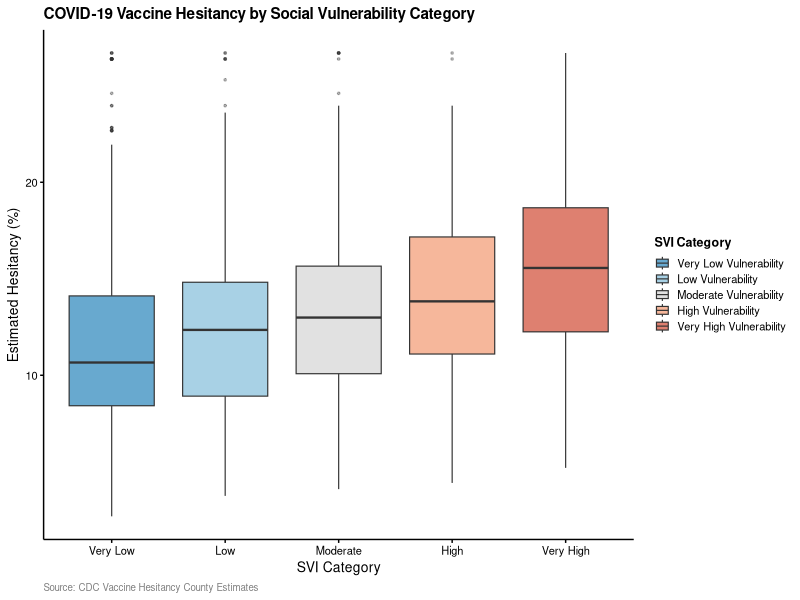
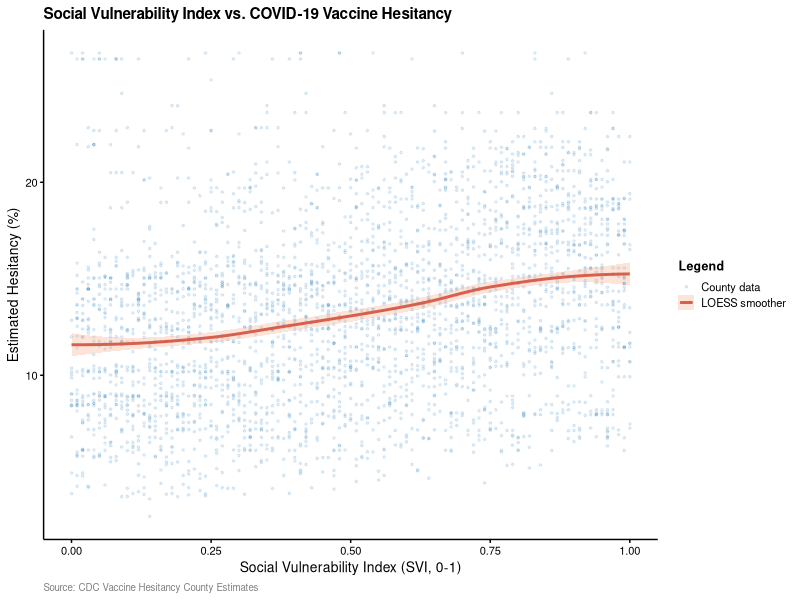
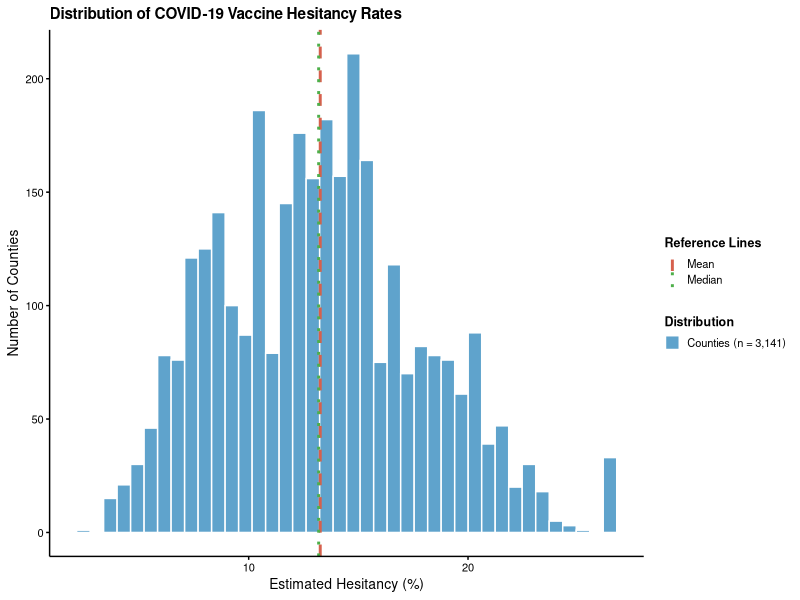
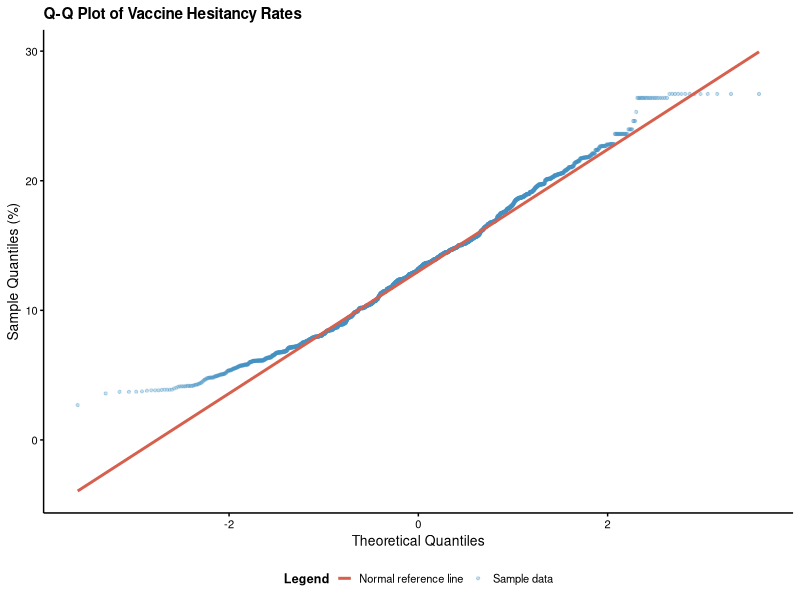
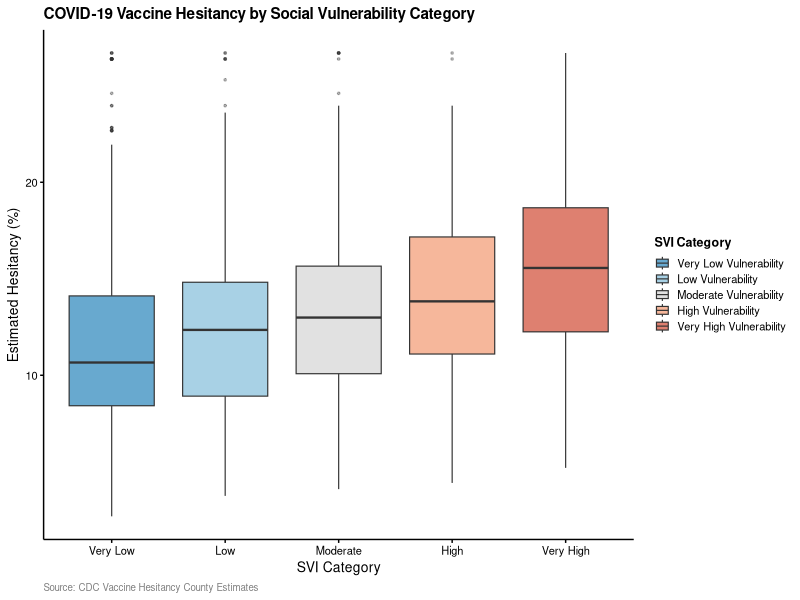
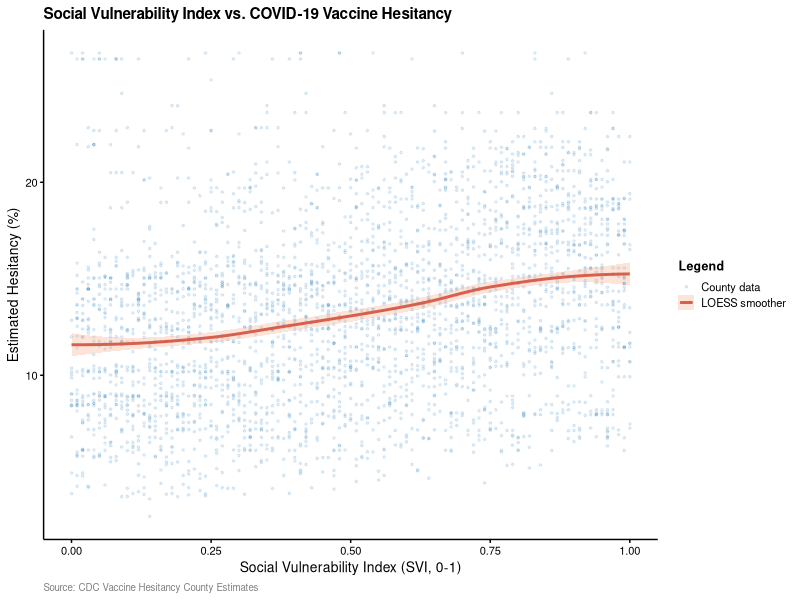
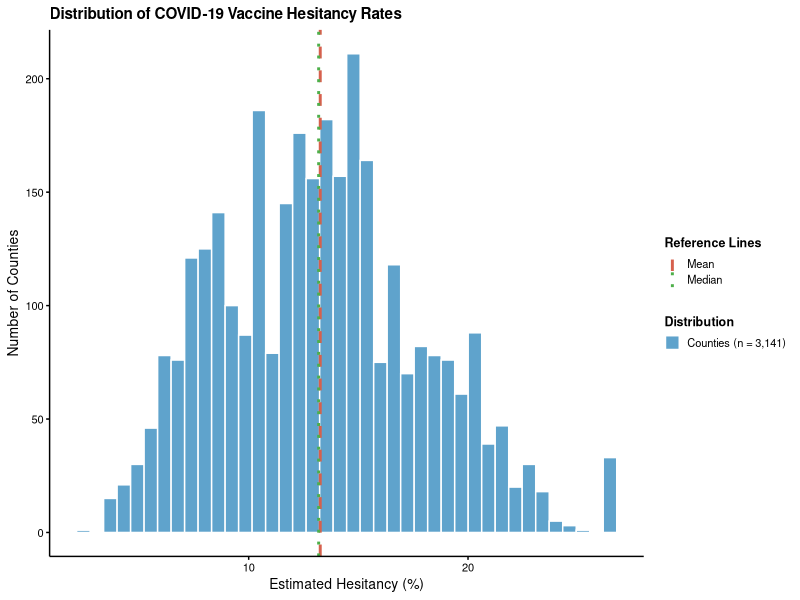
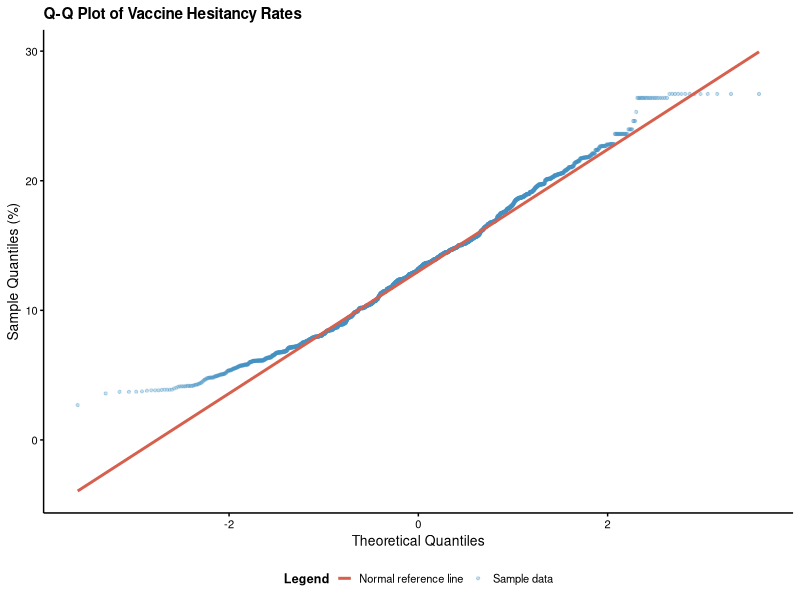

These charts were generated, in order, by the following R code:
#' =============================================================================
#' VTPEH 6270 Final Report
#' Author: Sowmya Srinivasan
#' Date:   2026-05-03
#' =============================================================================
#'
#' This is the .R script version of the .Rmd final report.
#' Narrative text from the report is preserved as roxygen-style comments (#').
#' Table-rendering code (kable / kable_styling) is replaced with plain print()
#' so output is readable in the R console; the underlying summary data frames
#' are unchanged.


#' =============================================================================
#' 1. INTRODUCTION, RESEARCH QUESTION, PLAUSIBILITY AND CONTEXT
#' =============================================================================

#' ## Introduction
#'
#' This analysis uses the COVID-19 Vaccine Hesitancy for County and Local
#' Estimates data set published by the U.S. Centers for Disease Control and
#' Prevention (CDC) [1]. The dataset contains county-level estimates of vaccine
#' hesitancy among adults, vaccination coverage as of June 10, 2021, and
#' measures of social vulnerability, including the Social Vulnerability Index
#' (SVI) and demographic characteristics. Each observation represents a U.S.
#' county and includes both continuous and categorical variables suitable for
#' exploratory data analysis and visualization.
#'
#' Dataset URL:
#' https://data.cdc.gov/Vaccinations/Vaccine-Hesitancy-for-COVID-19-County-and-local-es/q9mh-h2tw/about_data

#' ## Research Question
#'
#' Is COVID-19 vaccine hesitancy higher in counties with higher Social
#' Vulnerability Index (SVI)?
#'
#' - Variable A (Outcome, continuous): Estimated hesitant — percentage of
#'   adults estimated to be hesitant toward COVID-19 vaccination
#' - Variable B (Predictor, categorical): SVI category — categorized measure
#'   of county-level social vulnerability

#' ## Scientific Plausibility and Public Health Context
#'
#' COVID-19 vaccine hesitancy directly undermined efforts to reduce
#' transmission and mortality during the pandemic, making it one of the most
#' consequential public health challenges of the past decade. The CDC/ATSDR
#' Social Vulnerability Index (SVI) captures community-level conditions —
#' socioeconomic status, minority status, household composition, and
#' housing/transportation access — that shape how communities experience and
#' respond to public health crises [2].
#'
#' There are strong reasons to expect higher SVI to correlate with greater
#' hesitancy: reduced healthcare access, structural barriers to vaccination,
#' and historically rooted mistrust of medical institutions among communities
#' that have faced documented mistreatment [3, 4]. Sociodemographic and
#' socioeconomic characteristics, along with health literacy, have been shown
#' to be important predictors of vaccine hesitancy [5]. If this association
#' holds, public health agencies can target outreach and resources to high-SVI
#' counties to close vaccination gaps and reduce disparities in future
#' pandemic responses.


#' =============================================================================
#' 2. MATERIAL & METHODS
#' =============================================================================

#' ## 2.1 Loading Data and Data Description

# ---- Libraries --------------------------------------------------------------
library(readxl)
library(dplyr)
library(ggplot2)
library(knitr)
library(kableExtra)
library(tidyr)


# ---- Load Data --------------------------------------------------------------

# Set working directory
setwd("/Users/sowmya427/Desktop/VTPEH-6270-R-Lab/data")

# Load file
raw <- read.csv("R Lab_Vaccine_Hesitancy.csv", check.names = FALSE)

# Confirm columns loaded correctly
cat("Column names:\n")
print(names(raw))

df <- raw %>%
  rename(
    fips               = `FIPS Code`,
    county             = `County Name`,
    state              = `State`,
    hesitant           = `Estimated hesitant`,
    hesitant_or_unsure = `Estimated hesitant or unsure`,
    strongly_hesitant  = `Estimated strongly hesitant`,
    svi                = `Social Vulnerability Index (SVI)`,
    svi_cat            = `SVI Category`,
    vax_rate           = `Percent adults fully vaccinated against COVID-19 (as of 6/10/21)`,
    pct_hispanic       = `Percent Hispanic`,
    pct_black          = `Percent non-Hispanic Black`,
    pct_white          = `Percent non-Hispanic White`
  ) %>%
  mutate(
    hesitant_pct = as.numeric(gsub("%", "", hesitant)),
    vax_rate_pct = as.numeric(gsub("%", "", vax_rate)),
    svi_cat = factor(
      svi_cat,
      levels = c(
        "Very Low Vulnerability",
        "Low Vulnerability",
        "Moderate Vulnerability",
        "High Vulnerability",
        "Very High Vulnerability"
      )
    )
  ) %>%
  filter(!is.na(svi), !is.na(hesitant_pct))

cat("Final sample size:", nrow(df), "counties\n")


# ---- Nature Theme -----------------------------------------------------------
dir.create("figures/CP06", recursive = TRUE, showWarnings = FALSE)

theme_nature <- function(base_size = 10) {
  theme_classic(base_size = base_size) +
    theme(
      text             = element_text(family = "sans"),
      axis.title       = element_text(size = base_size, color = "black"),
      axis.text        = element_text(size = base_size - 2, color = "black"),
      axis.line        = element_line(color = "black", linewidth = 0.5),
      axis.ticks       = element_line(color = "black", linewidth = 0.5),
      legend.text      = element_text(size = base_size - 2),
      legend.title     = element_text(size = base_size - 1, face = "bold"),
      legend.key.size  = unit(0.4, "cm"),
      plot.title       = element_text(size = base_size + 1, face = "bold", hjust = 0),
      plot.caption     = element_text(size = base_size - 3, color = "gray50", hjust = 0),
      panel.border     = element_blank(),
      strip.background = element_blank()
    )
}


# ---- Description Table ------------------------------------------------------
summary_tbl <- df %>%
  group_by(svi_cat) %>%
  summarise(
    n      = n(),
    Mean   = round(mean(hesitant_pct), 2),
    SD     = round(sd(hesitant_pct),   2),
    Median = round(median(hesitant_pct), 2),
    Min    = round(min(hesitant_pct),  2),
    Max    = round(max(hesitant_pct),  2),
    .groups = "drop"
  )

cat("\nDescriptive statistics of estimated COVID-19 vaccine hesitancy (%) by SVI category:\n")
print(summary_tbl)


#' ## 2.2 Statistical Analysis
#'
#' To examine whether COVID-19 vaccine hesitancy rates differ across Social
#' Vulnerability Index (SVI) categories, the following statistical approach
#' was used.
#'
#' Assumption Checks:
#' Prior to selecting a statistical test, the normality of the outcome
#' variable (estimated vaccine hesitancy rate, %) was assessed using the
#' Shapiro-Wilk test, where a p-value < 0.05 indicates a significant departure
#' from normality. A histogram and Q-Q plot were also used to visually inspect
#' the distribution of the data. Normality is a required assumption for
#' parametric tests such as one-way ANOVA, and failure to meet this assumption
#' requires the use of non-parametric alternatives.
#'
#' Model Selection:
#' Because the Shapiro-Wilk test confirmed that the hesitancy rate data were
#' non-normally distributed, a Kruskal-Wallis rank-sum test was selected to
#' compare hesitancy rates across the five SVI categories (Very Low, Low,
#' Moderate, High, and Very High Vulnerability). The Kruskal-Wallis test is
#' the non-parametric equivalent of a one-way ANOVA and does not require the
#' assumption of normality. In addition, Spearman's rank correlation was used
#' to quantify the strength and direction of the monotonic association between
#' the continuous SVI score and vaccine hesitancy rate. Spearman's correlation
#' was chosen over Pearson's correlation as it does not assume normality and
#' is appropriate for non-normally distributed continuous variables.
#'
#' Post-Hoc Analysis:
#' A significant Kruskal-Wallis result indicates that at least one SVI
#' category differs from the others, but does not specify which pairs.
#' Therefore, pairwise Wilcoxon rank-sum tests were conducted as a post-hoc
#' analysis to identify which specific SVI category pairs showed statistically
#' significant differences in vaccine hesitancy rates. P-values were adjusted
#' using the Bonferroni correction to control for multiple comparisons and
#' reduce the risk of Type I error. Statistical significance was set at
#' alpha = 0.05 for all analyses.

#' ## 2.3 Code
#'
#' All code and data used in this analysis are available at:
#' https://github.com/SS0908/VTPEH-6270-R-Lab

#' ## 2.4 Interactive Shiny Application
#'
#' An interactive Shiny dashboard accompanying this report is available at:
#' https://ss0908.shinyapps.io/ShinyAppHW1/
#'
#' The application allows users to explore the relationship between Social
#' Vulnerability Index (SVI) and COVID-19 vaccine hesitancy interactively,
#' including filtering by SVI category and viewing county-level distributions.


#' =============================================================================
#' 3. RESULTS
#' =============================================================================

#' ## 3.1 Data Visualization

# ---- Boxplot ----------------------------------------------------------------
#' Distribution of estimated COVID-19 vaccine hesitancy (%) by SVI category.
#' Boxes span the interquartile range; horizontal lines show medians;
#' dots are outliers.

p_box <- ggplot(df, aes(x = svi_cat, y = hesitant_pct, fill = svi_cat)) +
  geom_boxplot(
    alpha         = 0.80,
    outlier.size  = 0.6,
    outlier.alpha = 0.35,
    linewidth     = 0.4
  ) +
  scale_fill_manual(
    name   = "SVI Category",
    values = c(
      "Very Low Vulnerability"  = "#4393C3",
      "Low Vulnerability"       = "#92C5DE",
      "Moderate Vulnerability"  = "#D9D9D9",
      "High Vulnerability"      = "#F4A582",
      "Very High Vulnerability" = "#D6604D"
    )
  ) +
  scale_x_discrete(
    labels = c("Very Low", "Low", "Moderate", "High", "Very High")
  ) +
  labs(
    title   = "COVID-19 Vaccine Hesitancy by Social Vulnerability Category",
    x       = "SVI Category",
    y       = "Estimated Hesitancy (%)",
    caption = "Source: CDC Vaccine Hesitancy County Estimates"
  ) +
  theme_nature()

print(p_box)

ggsave("figures/CP06/CP06_boxplot.pdf",
       plot = p_box, width = 7, height = 4.5, device = "pdf")


# ---- Scatterplot ------------------------------------------------------------
#' Association between continuous SVI score and estimated vaccine hesitancy
#' (%) across U.S. counties (n = 3,141). Each point is one county. Red curve
#' is a LOESS smoother with 95% CI shaded.

p_scatter <- ggplot(df, aes(x = svi, y = hesitant_pct)) +
  geom_point(
    aes(color = "County data"),
    alpha = 0.15,
    size  = 0.6
  ) +
  geom_smooth(
    aes(color = "LOESS smoother"),
    method    = "loess",
    linewidth = 1,
    se        = TRUE,
    fill      = "#F4A582",
    alpha     = 0.3
  ) +
  scale_color_manual(
    name   = "Legend",
    values = c(
      "County data"    = "#4393C3",
      "LOESS smoother" = "#D6604D"
    )
  ) +
  labs(
    title   = "Social Vulnerability Index vs. COVID-19 Vaccine Hesitancy",
    x       = "Social Vulnerability Index (SVI, 0-1)",
    y       = "Estimated Hesitancy (%)",
    caption = "Source: CDC Vaccine Hesitancy County Estimates"
  ) +
  theme_nature()

print(p_scatter)

ggsave("figures/CP06/CP06_scatterplot.pdf",
       plot = p_scatter, width = 7, height = 4.5, device = "pdf")


# ---- Normality; Plot 1 - Histogram ------------------------------------------
#' Histogram of estimated COVID-19 vaccine hesitancy rates (%) across U.S.
#' counties. Dashed red line = mean; dotted green line = median.

p_hist <- ggplot(df, aes(x = hesitant_pct)) +
  geom_histogram(
    aes(fill = "Counties (n = 3,141)"),
    bins  = 40,
    color = "white",
    alpha = 0.85
  ) +
  geom_vline(
    aes(xintercept = mean(hesitant_pct, na.rm = TRUE), color = "Mean"),
    linewidth = 1,
    linetype  = "dashed"
  ) +
  geom_vline(
    aes(xintercept = median(hesitant_pct, na.rm = TRUE), color = "Median"),
    linewidth = 1,
    linetype  = "dotted"
  ) +
  scale_fill_manual(
    name   = "Distribution",
    values = c("Counties (n = 3,141)" = "#4393C3")
  ) +
  scale_color_manual(
    name   = "Reference Lines",
    values = c("Mean" = "#D6604D", "Median" = "#4DAF4A")
  ) +
  labs(
    title = "Distribution of COVID-19 Vaccine Hesitancy Rates",
    x     = "Estimated Hesitancy (%)",
    y     = "Number of Counties"
  ) +
  theme_nature() +
  theme(legend.position = "right")

print(p_hist)

ggsave("figures/CP06/CP06_histogram.pdf",
       plot = p_hist, width = 7, height = 4, device = "pdf")


# ---- Normality; Plot 2 - Q-Q plot -------------------------------------------
#' Q-Q plot of estimated vaccine hesitancy rates. Blue points = sample data;
#' red line = expected values under a normal distribution. Deviations at the
#' tails indicate non-normality.

p_qq <- ggplot(df, aes(sample = hesitant_pct)) +
  stat_qq(
    aes(color = "Sample data"),
    alpha = 0.3,
    size  = 0.8
  ) +
  stat_qq_line(
    aes(color = "Normal reference line"),
    linewidth = 1
  ) +
  scale_color_manual(
    name   = "Legend",
    values = c(
      "Sample data"           = "#4393C3",
      "Normal reference line" = "#D6604D"
    )
  ) +
  labs(
    title = "Q-Q Plot of Vaccine Hesitancy Rates",
    x     = "Theoretical Quantiles",
    y     = "Sample Quantiles (%)"
  ) +
  theme_nature() +
  theme(legend.position = "bottom")

print(p_qq)

ggsave("figures/CP06/CP06_qqplot.pdf",
       plot = p_qq, width = 6, height = 5, device = "pdf")


#' ## 3.2 Statistical Analysis

# ---- Shapiro-Wilk Test ------------------------------------------------------
sw <- shapiro.test(df$hesitant_pct)

sw_tbl <- data.frame(
  Test        = "Shapiro-Wilk",
  W           = round(sw$statistic, 4),
  `p-value`   = ifelse(sw$p.value < 0.001, "< 0.001", round(sw$p.value, 4)),
  Result      = ifelse(sw$p.value < 0.05,
                       "Non-normal - use non-parametric tests",
                       "Normal distribution"),
  check.names = FALSE
)

cat("\nShapiro-Wilk normality test for vaccine hesitancy rates:\n")
print(sw_tbl, row.names = FALSE)

#' The Shapiro-Wilk test returned a W statistic and a p-value < 0.001,
#' indicating that the distribution of vaccine hesitancy rates departs
#' significantly from normality. This means we cannot assume the data follow
#' a normal distribution, and therefore non-parametric tests must be used for
#' all subsequent group comparisons rather than parametric alternatives such
#' as ANOVA or a t-test.

cat(sprintf("\nW = %.4f, p-value = %s\n",
            sw$statistic,
            ifelse(sw$p.value < 0.001, "< 0.001",
                   format.pval(sw$p.value, digits = 4))))


# ---- Kruskal-Wallis Test ----------------------------------------------------
kw <- kruskal.test(hesitant_pct ~ svi_cat, data = df)

kw_tbl <- data.frame(
  Test          = "Kruskal-Wallis Rank-Sum Test",
  `Chi-squared` = round(kw$statistic, 3),
  df            = kw$parameter,
  `p-value`     = ifelse(kw$p.value < 0.001, "< 0.001", round(kw$p.value, 4)),
  Result        = "Significant difference in hesitancy across SVI categories",
  check.names   = FALSE
)
rownames(kw_tbl) <- NULL

cat("\nKruskal-Wallis test comparing vaccine hesitancy rates across SVI categories:\n")
print(kw_tbl, row.names = FALSE)

#' The Kruskal-Wallis rank-sum test revealed a statistically significant
#' difference in vaccine hesitancy rates across the five SVI categories.
#' This result allows us to reject the null hypothesis that hesitancy rates
#' are equal across SVI categories. In other words, social vulnerability
#' level is associated with differences in COVID-19 vaccine hesitancy at the
#' county level. However, this test alone does not tell us which specific
#' categories differ from one another, which is addressed by the pairwise
#' comparisons below.

cat(sprintf("\nX^2 = %.2f, df = %d, p-value = %s\n",
            kw$statistic,
            kw$parameter,
            ifelse(kw$p.value < 0.001, "< 0.001",
                   format.pval(kw$p.value, digits = 4))))


# ---- Pairwise Wilcoxon ------------------------------------------------------
pw <- pairwise.wilcox.test(
  x               = df$hesitant_pct,
  g               = df$svi_cat,
  p.adjust.method = "bonferroni"
)

# Format the p-value matrix into a clean table
pw_tbl <- as.data.frame(pw$p.value) %>%
  tibble::rownames_to_column(var = "Group") %>%
  mutate(across(where(is.numeric), ~ case_when(
    . < 0.001 ~ "< 0.001",
    . < 0.05  ~ as.character(round(., 3)),
    is.na(.)  ~ "--",
    TRUE      ~ as.character(round(., 3))
  )))

cat("\nPairwise Wilcoxon rank-sum tests across SVI categories (Bonferroni correction):\n")
print(pw_tbl, row.names = FALSE)

#' Pairwise Wilcoxon rank-sum tests with Bonferroni correction were conducted
#' to identify which specific SVI category pairs drive the overall significant
#' Kruskal-Wallis result. The results show that most pairwise comparisons
#' between SVI categories were statistically significant (p < 0.001) after
#' correction for multiple testing. Counties in higher vulnerability
#' categories consistently showed greater vaccine hesitancy than those in
#' lower vulnerability categories. Comparisons between adjacent categories
#' (e.g., Very Low vs. Low Vulnerability) may show weaker or non-significant
#' differences, reflecting the gradual nature of the relationship between
#' social vulnerability and hesitancy.


# ---- Spearman Correlation ---------------------------------------------------
sp <- cor.test(df$svi, df$hesitant_pct, method = "spearman")

sp_tbl <- data.frame(
  Test        = "Spearman Rank Correlation",
  `rho (p)`   = round(sp$estimate, 3),
  S           = round(sp$statistic, 1),
  `p-value`   = ifelse(sp$p.value < 0.001, "< 0.001", round(sp$p.value, 4)),
  Direction   = "Positive association",
  Result      = "Higher SVI linked to higher hesitancy",
  check.names = FALSE
)
rownames(sp_tbl) <- NULL

cat("\nSpearman rank correlation between SVI score and vaccine hesitancy (%):\n")
print(sp_tbl, row.names = FALSE)

#' Spearman's rank correlation between the continuous SVI score and vaccine
#' hesitancy rate yielded a statistically significant positive monotonic
#' association (p < 0.001). This means that as the Social Vulnerability Index
#' increases across counties, estimated vaccine hesitancy also tends to
#' increase. The magnitude of the correlation suggests a moderate positive
#' relationship, supporting the conclusion that social vulnerability is
#' meaningfully — though not perfectly — linked to COVID-19 vaccine hesitancy
#' at the county level. This finding directly addresses our research question
#' and is consistent with the patterns observed visually in the scatterplot
#' and boxplot.

cat(sprintf("\nrho = %.3f, S = %.1f, p-value = %s\n",
            sp$estimate,
            sp$statistic,
            ifelse(sp$p.value < 0.001, "< 0.001",
                   format.pval(sp$p.value, digits = 4))))


#' =============================================================================
#' 4. CONCLUSION
#' =============================================================================
#'
#' The results of this analysis support the hypothesis that COVID-19 vaccine
#' hesitancy is higher in counties with greater social vulnerability. The
#' Kruskal-Wallis test identified statistically significant differences in
#' hesitancy rates across SVI categories (p < 0.001), and pairwise Wilcoxon
#' comparisons confirmed that higher-vulnerability counties showed greater
#' hesitancy than lower-vulnerability counties across most category pairs.
#' The Spearman correlation (p < 0.001) further supports a moderate positive
#' association between the continuous SVI score and estimated hesitancy rate.
#'
#' These findings align with the research question posed in the Introduction
#' — counties with higher social vulnerability do tend to have higher
#' estimated COVID-19 vaccine hesitancy. The moderate strength of the
#' association suggests that while social vulnerability is a meaningful
#' predictor of hesitancy, other factors likely contribute as well. These
#' results highlight the importance of targeting socially vulnerable
#' communities in public health vaccination campaigns.


#' =============================================================================
#' 5. AI USE DISCLOSURE STATEMENT
#' =============================================================================
#'
#' This document was created with the assistance of Claude (Anthropic) to
#' help structure and generate the R code, which was reviewed and adjusted
#' by the author. Interpretations and written sections were composed by the
#' author.


#' =============================================================================
#' 6. REFERENCES
#' =============================================================================
#'
#' 1. Centers for Disease Control and Prevention. Vaccine Hesitancy for
#'    COVID-19: County and Local Estimates.
#'    https://data.cdc.gov/Vaccinations/Vaccine-Hesitancy-for-COVID-19-County-and-local-es/q9mh-h2tw/about_data
#'
#' 2. Centers for Disease Control and Prevention/Agency for Toxic Substances
#'    and Disease Registry (CDC/ATSDR). CDC/ATSDR Social Vulnerability Index
#'    (SVI). Atlanta, GA: U.S. Department of Health and Human Services.
#'    https://www.atsdr.cdc.gov/place-health/php/svi/index.html
#'
#' 3. Lee J, Huang Y. COVID-19 Vaccine Hesitancy: The Role of Socioeconomic
#'    Factors and Spatial Effects. Vaccines. 2022;10(3):352.
#'    doi:10.3390/vaccines10030352
#'
#' 4. Nguyen VT, et al. Factors related to COVID-19 vaccine hesitancy among
#'    middle- and low-income adults in the U.S. J Epidemiol Community Health.
#'    2023;77(5):328-335.
#'
#' 5. Lamot M, Kirbiš A. Understanding Vaccine Hesitancy: A Comparison of
#'    Sociodemographic and Socioeconomic Predictors with Health Literacy
#'    Dimensions. Vaccines. 2024;12(10):1141. doi:10.3390/vaccines12101141
